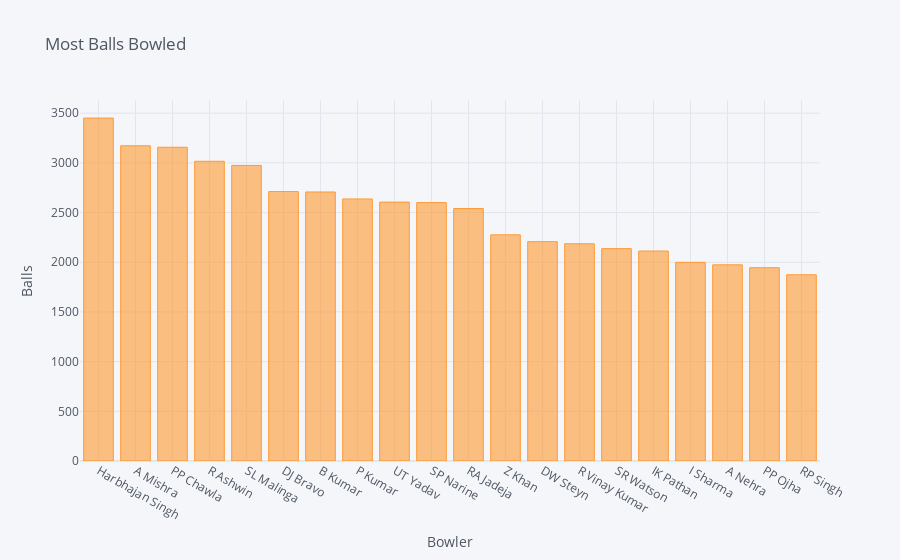

Notebook code for this chart:
### Code cell
deliveries["bowler"].value_counts().iloc[:20].iplot(kind="bar",xTitle="Bowler",yTitle="Balls",title="Most Balls Bowled")

### Figure 1 — Plotly figure (JSON) as saved in the notebook; plotly's stock layout.template omitted (floating-point values rounded to 4 significant figures)
{"data": [{"marker": {"color": "rgba(255, 153, 51, 0.6)", "line": {"color": "rgba(255, 153, 51, 1.0)", "width": 1}}, "name": "bowler", "orientation": "v", "text": "", "x": ["Harbhajan Singh", "A Mishra", "PP Chawla", "R Ashwin", "SL Malinga", "DJ Bravo", "B Kumar", "P Kumar", "UT Yadav", "SP Narine", "RA Jadeja", "Z Khan", "DW Steyn", "R Vinay Kumar", "SR Watson", "IK Pathan", "I Sharma", "A Nehra", "PP Ojha", "RP Singh"], "y": [3451, 3172, 3157, 3016, 2974, 2711, 2707, 2637, 2605, 2600, 2541, 2276, 2207, 2186, 2137, 2113, 1999, 1974, 1945, 1874], "type": "bar"}], "layout": {"legend": {"bgcolor": "#F5F6F9", "font": {"color": "#4D5663"}}, "paper_bgcolor": "#F5F6F9", "plot_bgcolor": "#F5F6F9", "title": {"font": {"color": "#4D5663"}, "text": "Most Balls Bowled"}, "xaxis": {"gridcolor": "#E1E5ED", "showgrid": true, "tickfont": {"color": "#4D5663"}, "title": {"font": {"color": "#4D5663"}, "text": "Bowler"}, "zerolinecolor": "#E1E5ED"}, "yaxis": {"gridcolor": "#E1E5ED", "showgrid": true, "tickfont": {"color": "#4D5663"}, "title": {"font": {"color": "#4D5663"}, "text": "Balls"}, "zerolinecolor": "#E1E5ED"}}}
